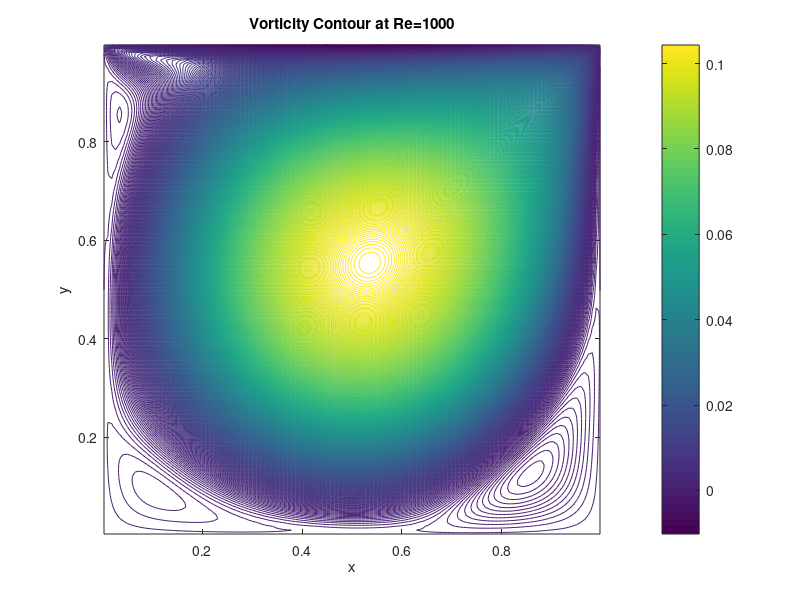

Reproduce this figure in MATLAB.
% Load the data from the file
data = load('stream_1000.dat'); % Adjust the file path if needed

% Extract x, y, and psi
x = data(:, 1); % First column for x
y = data(:, 2); % Second column for y
psi = data(:, 3); % Third column for psi

% Determine the grid of x and y values
unique_x = unique(x);
unique_y = unique(y);
[X, Y] = meshgrid(unique_x, unique_y);

% Reshape psi to fit the grid
Psi = griddata(x, y, psi, X, Y);

% Plot the streamline pattern using contour
figure;
contour(X, Y, Psi, 500); % 500 contour levels
colorbar; % Optional: add a colorbar to visualize psi values
xlabel('x');
ylabel('y');
title('Vorticity Contour at Re=1000');